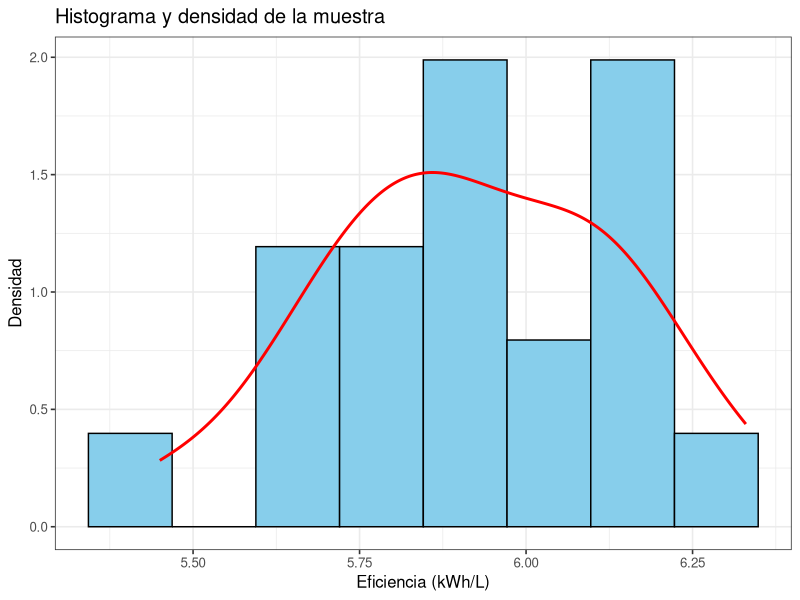

Reproduce this figure in R.
## ---- chunk 1
knitr::opts_chunk$set(echo = TRUE)
## ---- chunk 2

# Datos
muestra <- c(6.12, 5.87, 5.45, 6.33, 5.71, 6.04, 5.92, 5.65, 6.18, 
             5.78, 5.95, 6.21, 5.63, 5.79, 6.11, 5.88, 6.02, 5.76, 5.85, 6.10)

n <- length(muestra)
media <- mean(muestra)
sd_muestra <- sd(muestra)

print(media)
print(sd_muestra)

## ---- chunk 3

library(ggplot2)

df <- data.frame(muestra=muestra)

ggplot(df, aes(x=muestra)) +
  geom_histogram(aes(y=..density..), bins=8, fill="skyblue", color="black") +
  geom_density(color="red", size=1) +
  labs(title="Histograma y densidad de la muestra",
       x="Eficiencia (kWh/L)", y="Densidad") +
  theme_bw(base_size=12)


## ---- chunk 4


shapiro.test(muestra)      # Shapiro–Wilk

          # Anderson–Darling

## ---- chunk 5
error_est <- qt(0.975, df=n-1) * sd_muestra/sqrt(n)
IC_t <- c(media - error_est, media + error_est)
IC_t


## ---- chunk 6
set.seed(123)
B <- 2000
boot_means <- replicate(B, mean(sample(muestra, replace=TRUE)))
IC_boot_percentil <- quantile(boot_means, c(0.025, 0.975))

## ---- chunk 7
library(boot)

# función para media
media_fn <- function(data, i) mean(data[i])

boot_obj <- boot(data=muestra, statistic=media_fn, R=2000)

# IC BCa
IC_boot_BCa <- boot.ci(boot_obj, type=c("bca"))

